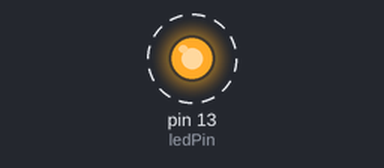
A sketch run on a simulated Arduino Uno, built with avr-gcc and run on an emulated ATmega328P. On the bench: output pins drawn as LEDs (lit = HIGH). Dashed ring = blinking. No radio packets arrive unless stated; what the sketch prints to the serial monitor is not drawn.

Above: at 0.3 s.
Timing chart, 0 to 3.0 s (numbered marks = the images above):
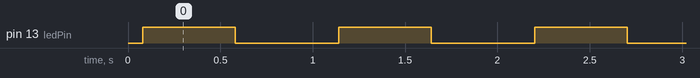

The sketch:

TX_LoRa_nano.ino
```cpp
/*****************************************************
    [SPI]       ATm328p     STM32       ESP8266
    MOSI        D11         PA7         D7(GPIO13)
    MISO        D12         PA6         D6(GPIO12)
    SCK/CLK     D13         PA5         D5(GPIO14)
    NSS/CSN     D10         PA4         D8{GPIO15)
    NRESET      D9          PC14        D0(GPIO16)
    DIO0        D2          PA1         D1(GPIO5)
    VCC         3.3V        3.3V        3.3V
******************************************************/
#include <SPI.h>
#include <LoRa.h>

#define ledPin      13
#define csPin       10
#define resetPin    9
#define irqPin      2

void LoRa_Send();
void led_Blink();
void Init_Send();

int counter = 0;

void setup() {
    Init_Send();
}

void loop() {
    LoRa_Send();
}

// ===========================
// Functions()
// ===========================
void led_Blink() {
    digitalWrite(ledPin, HIGH);
    delay(500);
    digitalWrite(ledPin, LOW);
    delay(500);
}

void LoRa_Send() {
    Serial.print("Sending packet: ");
    Serial.println(counter);

    // send packet
    LoRa.beginPacket();
    LoRa.print("hello ");
    LoRa.print(counter);
    LoRa.endPacket();

    led_Blink();
    counter++;
}

void Init_Send() {
    Serial.begin(9600);
    //  while (!Serial);
    pinMode(ledPin, OUTPUT);

    LoRa.setPins(csPin, resetPin, irqPin);  // CS, RST, IRQ Pin Set
    Serial.println("LoRa Sender");

    if (!LoRa.begin(915E6)) {
        Serial.println("Starting LoRa failed!");
        while (1);
    }
}
```

Measured:
- by itself, pin 13 (ledPin): alternates HIGH for 0.50 s and LOW for 0.56 s
